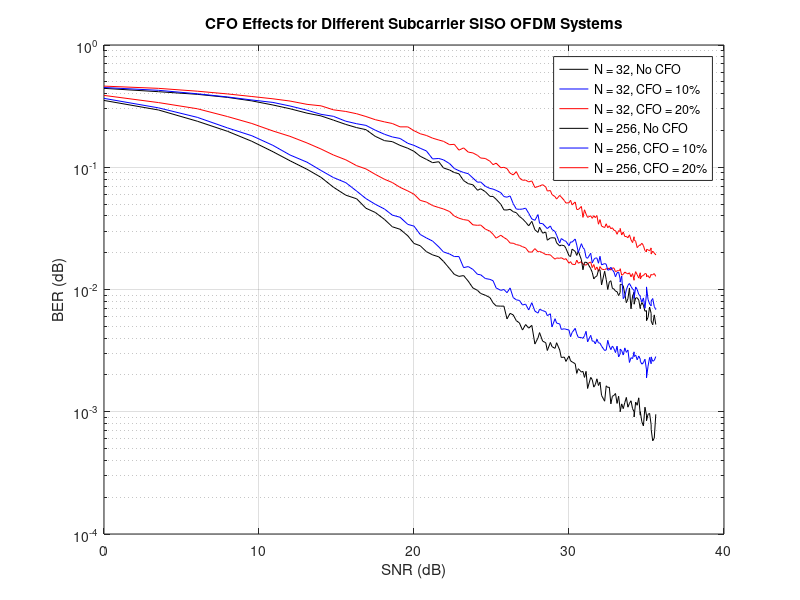

MATLAB code for this plot:
% Divide the number after "alpha" by 100 in the BER variable names to get
% the
% actual Standard deviation used in the program
FSB_PhaseOffset_256_SNR = [0.00E+00	3.52E+00	6.02E+00	7.96E+00	9.54E+00	1.09E+01	1.20E+01	1.31E+01	1.40E+01	1.48E+01	1.56E+01	1.63E+01	1.69E+01	1.75E+01	1.81E+01	1.86E+01	1.91E+01	1.96E+01	2.00E+01	2.04E+01	2.08E+01	2.12E+01	2.16E+01	2.19E+01	2.23E+01	2.26E+01	2.29E+01	2.32E+01	2.35E+01	2.38E+01	2.41E+01	2.43E+01	2.46E+01	2.49E+01	2.51E+01	2.53E+01	2.56E+01	2.58E+01	2.60E+01	2.62E+01	2.64E+01	2.66E+01	2.68E+01	2.70E+01	2.72E+01	2.74E+01	2.76E+01	2.78E+01	2.80E+01	2.81E+01	2.83E+01	2.85E+01	2.86E+01	2.88E+01	2.89E+01	2.91E+01	2.92E+01	2.94E+01	2.95E+01	2.97E+01	2.98E+01	3.00E+01	3.01E+01	3.02E+01	3.04E+01	3.05E+01	3.06E+01	3.08E+01	3.09E+01	3.10E+01	3.11E+01	3.12E+01	3.14E+01	3.15E+01	3.16E+01	3.17E+01	3.18E+01	3.19E+01	3.20E+01	3.21E+01	3.23E+01	3.24E+01	3.25E+01	3.26E+01	3.27E+01	3.28E+01	3.29E+01	3.30E+01	3.31E+01	3.32E+01	3.33E+01	3.33E+01	3.34E+01	3.35E+01	3.36E+01	3.37E+01	3.38E+01	3.39E+01	3.40E+01	3.41E+01	3.42E+01	3.42E+01	3.43E+01	3.44E+01	3.45E+01	3.46E+01	3.46E+01	3.47E+01	3.48E+01	3.49E+01	3.50E+01	3.50E+01	3.51E+01	3.52E+01	3.53E+01	3.53E+01	3.54E+01	3.55E+01	3.56E+01];

FSB_PhaseOffset_32_f0_BER = [3.52E-01  2.94E-01  2.38E-01  1.97E-01  1.63E-01  1.34E-01  1.13E-01  9.62E-02  8.27E-02  6.87E-02  5.91E-02  5.52E-02  4.62E-02  4.27E-02  3.74E-02  3.26E-02  3.11E-02  2.75E-02  2.38E-02  2.28E-02  2.04E-02  1.92E-02  1.85E-02  1.70E-02  1.48E-02  1.33E-02  1.28E-02  1.30E-02  1.17E-02  1.03E-02  9.83E-03  9.28E-03  8.98E-03  8.59E-03  7.78E-03  7.34E-03  7.31E-03  7.31E-03  5.75E-03  6.38E-03  6.20E-03  5.56E-03  5.33E-03  4.66E-03  5.17E-03  4.83E-03  5.09E-03  3.58E-03  4.02E-03  4.44E-03  3.78E-03  3.67E-03  3.17E-03  3.69E-03  3.41E-03  3.30E-03  3.67E-03  3.20E-03  2.78E-03  2.80E-03  2.58E-03  2.86E-03  2.61E-03  2.56E-03  2.47E-03  2.06E-03  2.25E-03  2.11E-03  2.14E-03  1.91E-03  2.14E-03  1.55E-03  1.91E-03  1.83E-03  1.59E-03  1.67E-03  1.86E-03  1.64E-03  1.75E-03  1.36E-03  1.22E-03  1.63E-03  1.58E-03  1.59E-03  1.16E-03  1.34E-03  1.36E-03  1.41E-03  1.17E-03  1.34E-03  1.05E-03  1.00E-03  1.16E-03  1.06E-03  1.19E-03  1.31E-03  1.09E-03  1.17E-03  1.23E-03  1.06E-03  1.00E-03  9.06E-04  1.20E-03  1.13E-03  1.30E-03  9.38E-04  1.00E-03  8.28E-04  7.66E-04  1.09E-03  9.38E-04  8.44E-04  9.53E-04  9.69E-04  7.81E-04  7.19E-04  5.78E-04  6.09E-04  9.53E-04];
FSB_PhaseOffset_32_f10_BER = [3.66E-01  3.06E-01  2.56E-01  2.10E-01  1.81E-01  1.51E-01  1.26E-01  1.10E-01  9.41E-02  8.24E-02  7.48E-02  6.38E-02  5.54E-02  4.98E-02  4.55E-02  4.06E-02  3.90E-02  3.41E-02  3.30E-02  2.82E-02  2.64E-02  2.49E-02  2.23E-02  2.03E-02  1.95E-02  1.86E-02  1.86E-02  1.51E-02  1.54E-02  1.46E-02  1.33E-02  1.32E-02  1.23E-02  1.21E-02  1.18E-02  1.03E-02  9.84E-03  1.00E-02  9.42E-03  1.03E-02  8.59E-03  8.23E-03  8.14E-03  7.47E-03  7.59E-03  6.80E-03  7.80E-03  6.66E-03  6.41E-03  6.89E-03  6.72E-03  6.58E-03  6.11E-03  6.33E-03  4.94E-03  5.77E-03  5.31E-03  5.23E-03  4.72E-03  4.77E-03  4.73E-03  4.66E-03  4.11E-03  4.45E-03  4.81E-03  4.34E-03  4.06E-03  4.05E-03  3.98E-03  4.19E-03  4.55E-03  3.73E-03  4.22E-03  3.78E-03  3.78E-03  3.59E-03  3.92E-03  3.66E-03  3.64E-03  3.44E-03  3.17E-03  3.20E-03  3.84E-03  3.45E-03  3.22E-03  3.45E-03  3.28E-03  3.05E-03  3.44E-03  2.81E-03  2.97E-03  3.25E-03  3.16E-03  2.91E-03  3.33E-03  3.06E-03  3.20E-03  2.53E-03  2.77E-03  2.72E-03  3.09E-03  2.83E-03  2.91E-03  2.66E-03  2.86E-03  2.69E-03  2.59E-03  2.45E-03  2.52E-03  2.69E-03  2.20E-03  1.89E-03  2.36E-03  2.78E-03  2.47E-03  2.81E-03  2.59E-03  2.63E-03  2.83E-03];
FSB_PhaseOffset_32_f20_BER = [3.87E-01  3.38E-01  3.01E-01  2.60E-01  2.28E-01  1.98E-01  1.79E-01  1.58E-01  1.41E-01  1.26E-01  1.15E-01  1.03E-01  9.69E-02  8.75E-02  7.97E-02  7.50E-02  6.85E-02  6.40E-02  6.02E-02  5.36E-02  5.19E-02  4.86E-02  4.68E-02  4.56E-02  4.34E-02  3.99E-02  3.83E-02  3.73E-02  3.68E-02  3.38E-02  3.35E-02  3.37E-02  3.12E-02  3.00E-02  2.83E-02  2.63E-02  2.78E-02  2.66E-02  2.57E-02  2.40E-02  2.39E-02  2.33E-02  2.30E-02  2.24E-02  2.19E-02  2.03E-02  2.02E-02  2.16E-02  2.03E-02  2.05E-02  2.00E-02  1.93E-02  1.93E-02  1.92E-02  1.86E-02  1.77E-02  1.81E-02  1.80E-02  1.82E-02  1.76E-02  1.79E-02  1.64E-02  1.69E-02  1.61E-02  1.60E-02  1.74E-02  1.64E-02  1.69E-02  1.61E-02  1.60E-02  1.58E-02  1.63E-02  1.68E-02  1.51E-02  1.60E-02  1.45E-02  1.53E-02  1.41E-02  1.54E-02  1.47E-02  1.45E-02  1.48E-02  1.47E-02  1.50E-02  1.44E-02  1.50E-02  1.50E-02  1.40E-02  1.42E-02  1.43E-02  1.44E-02  1.48E-02  1.31E-02  1.33E-02  1.39E-02  1.36E-02  1.34E-02  1.37E-02  1.27E-02  1.35E-02  1.19E-02  1.25E-02  1.40E-02  1.32E-02  1.24E-02  1.37E-02  1.22E-02  1.29E-02  1.30E-02  1.35E-02  1.34E-02  1.27E-02  1.30E-02  1.24E-02  1.33E-02  1.32E-02  1.32E-02  1.35E-02  1.28E-02];

FSB_PhaseOffset_256_f0_BER = [4.42E-01  4.15E-01  3.95E-01  3.73E-01  3.49E-01  3.23E-01  3.01E-01  2.77E-01  2.63E-01  2.43E-01  2.24E-01  2.11E-01  2.03E-01  1.79E-01  1.65E-01  1.62E-01  1.51E-01  1.43E-01  1.35E-01  1.23E-01  1.16E-01  1.09E-01  1.11E-01  9.87E-02  9.49E-02  9.06E-02  8.84E-02  7.78E-02  7.34E-02  7.19E-02  6.48E-02  6.67E-02  6.32E-02  5.78E-02  5.77E-02  5.47E-02  4.98E-02  4.48E-02  4.47E-02  4.53E-02  4.33E-02  4.25E-02  3.96E-02  3.79E-02  3.56E-02  3.32E-02  3.61E-02  3.08E-02  2.93E-02  3.23E-02  2.89E-02  2.95E-02  2.53E-02  2.64E-02  2.65E-02  2.64E-02  2.41E-02  2.27E-02  2.31E-02  2.28E-02  2.17E-02  1.89E-02  1.86E-02  2.14E-02  2.05E-02  1.90E-02  2.06E-02  1.75E-02  1.45E-02  1.67E-02  1.67E-02  1.64E-02  1.48E-02  1.38E-02  1.22E-02  1.27E-02  1.29E-02  1.44E-02  1.45E-02  1.09E-02  1.41E-02  1.21E-02  1.00E-02  1.15E-02  1.18E-02  1.02E-02  1.01E-02  9.69E-03  9.61E-03  8.92E-03  9.45E-03  1.10E-02  1.10E-02  1.07E-02  9.22E-03  7.80E-03  8.39E-03  1.03E-02  6.95E-03  8.83E-03  9.50E-03  7.58E-03  8.53E-03  8.56E-03  8.19E-03  6.97E-03  7.27E-03  7.83E-03  7.44E-03  6.64E-03  6.72E-03  5.56E-03  5.92E-03  7.19E-03  6.36E-03  5.53E-03  5.14E-03  6.20E-03  5.17E-03];
FSB_PhaseOffset_256_f10_BER = [4.49E-01  4.26E-01  3.99E-01  3.76E-01  3.55E-01  3.39E-01  3.17E-01  2.93E-01  2.71E-01  2.61E-01  2.38E-01  2.27E-01  2.20E-01  2.01E-01  1.86E-01  1.77E-01  1.72E-01  1.57E-01  1.51E-01  1.43E-01  1.36E-01  1.17E-01  1.18E-01  1.15E-01  1.07E-01  9.77E-02  9.37E-02  9.06E-02  8.86E-02  8.16E-02  7.54E-02  7.58E-02  6.99E-02  6.71E-02  6.63E-02  6.47E-02  6.20E-02  5.76E-02  5.69E-02  5.83E-02  5.04E-02  4.55E-02  4.53E-02  4.55E-02  4.63E-02  4.20E-02  3.78E-02  3.68E-02  4.10E-02  3.48E-02  3.46E-02  3.25E-02  3.15E-02  3.31E-02  3.10E-02  2.98E-02  2.78E-02  2.40E-02  2.61E-02  2.51E-02  2.48E-02  2.28E-02  2.45E-02  2.44E-02  2.59E-02  2.31E-02  2.01E-02  2.37E-02  2.20E-02  2.13E-02  1.83E-02  1.80E-02  1.98E-02  1.65E-02  1.76E-02  1.81E-02  1.81E-02  1.64E-02  1.87E-02  1.59E-02  1.63E-02  1.61E-02  1.44E-02  1.45E-02  1.52E-02  1.45E-02  1.39E-02  1.27E-02  1.37E-02  1.39E-02  1.22E-02  1.15E-02  1.29E-02  8.42E-03  8.80E-03  9.94E-03  1.08E-02  1.12E-02  1.06E-02  1.01E-02  9.84E-03  8.45E-03  1.05E-02  1.00E-02  9.11E-03  8.84E-03  8.58E-03  7.89E-03  8.53E-03  7.02E-03  9.22E-03  1.05E-02  8.30E-03  7.61E-03  7.34E-03  8.06E-03  8.44E-03  7.27E-03  6.84E-03];
FSB_PhaseOffset_256_f20_BER = [4.61E-01  4.42E-01  4.19E-01  3.98E-01  3.79E-01  3.63E-01  3.48E-01  3.27E-01  3.18E-01  2.95E-01  2.86E-01  2.74E-01  2.60E-01  2.45E-01  2.35E-01  2.28E-01  2.14E-01  2.14E-01  1.99E-01  1.88E-01  1.82E-01  1.73E-01  1.67E-01  1.63E-01  1.53E-01  1.54E-01  1.38E-01  1.44E-01  1.33E-01  1.31E-01  1.25E-01  1.19E-01  1.18E-01  1.12E-01  1.05E-01  1.08E-01  9.91E-02  9.99E-02  9.75E-02  8.95E-02  8.65E-02  9.21E-02  8.20E-02  7.83E-02  7.85E-02  7.59E-02  7.73E-02  6.83E-02  6.95E-02  7.03E-02  7.20E-02  6.91E-02  6.39E-02  6.45E-02  5.98E-02  5.75E-02  5.49E-02  5.89E-02  5.71E-02  5.34E-02  5.10E-02  5.12E-02  5.37E-02  4.92E-02  5.20E-02  4.52E-02  4.51E-02  4.78E-02  3.89E-02  4.49E-02  4.14E-02  3.89E-02  4.01E-02  3.82E-02  4.02E-02  3.87E-02  4.03E-02  3.42E-02  3.73E-02  3.30E-02  3.21E-02  3.45E-02  3.20E-02  3.32E-02  3.14E-02  3.20E-02  3.05E-02  3.03E-02  2.83E-02  3.03E-02  2.99E-02  3.16E-02  2.79E-02  2.96E-02  2.71E-02  2.72E-02  2.65E-02  2.80E-02  2.55E-02  2.42E-02  2.70E-02  2.55E-02  2.48E-02  2.20E-02  2.28E-02  2.32E-02  2.30E-02  2.39E-02  2.29E-02  2.08E-02  2.03E-02  2.13E-02  2.11E-02  2.07E-02  2.19E-02  1.95E-02  2.06E-02  1.99E-02  1.92E-02];

semilogy(FSB_PhaseOffset_256_SNR,FSB_PhaseOffset_32_f0_BER,'k-');
hold on
semilogy(FSB_PhaseOffset_256_SNR,FSB_PhaseOffset_32_f10_BER,'b-');
semilogy(FSB_PhaseOffset_256_SNR,FSB_PhaseOffset_32_f20_BER,'r-');

semilogy(FSB_PhaseOffset_256_SNR,FSB_PhaseOffset_256_f0_BER,'k-');
semilogy(FSB_PhaseOffset_256_SNR,FSB_PhaseOffset_256_f10_BER,'b-');
semilogy(FSB_PhaseOffset_256_SNR,FSB_PhaseOffset_256_f20_BER,'r-');
hold off
grid on
title('CFO Effects for Different Subcarrier SISO OFDM Systems');
xlabel('SNR (dB)');
ylabel('BER (dB)');
legend('N = 32, No CFO', 'N = 32, CFO = 10%', 'N = 32, CFO = 20%', 'N = 256, No CFO', 'N = 256, CFO = 10%', 'N = 256, CFO = 20%');
